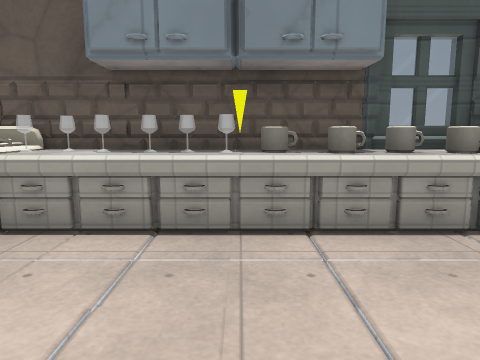
view 1 (above)

17 first-person views from a walk through a 3-D level made in the Godot game engine. The camera is 1.3 m above the floor, tilts 8° down and sees 70° across. The floor is counted in squares, 1 m on a side. Each view is taken from the middle of a square. On the plan, view 1 faces up. The plan holds only what a view shows up to about 15 squares ahead; the rest is blank. Surface patterns are stand-ins for the level's own textures.

view 2
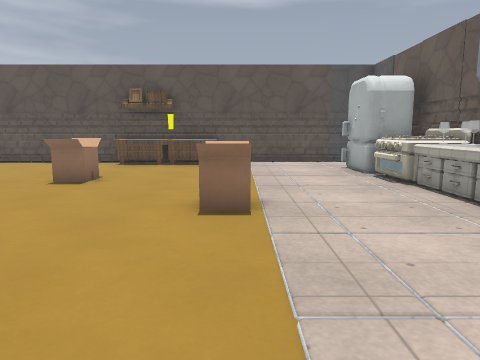

view 3
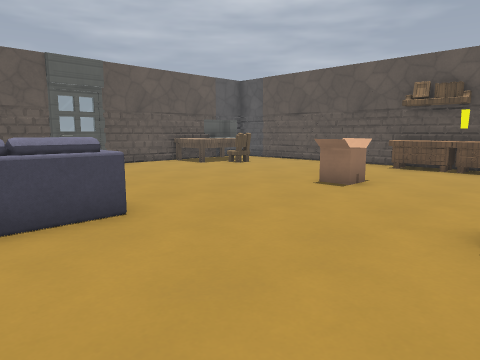

view 4
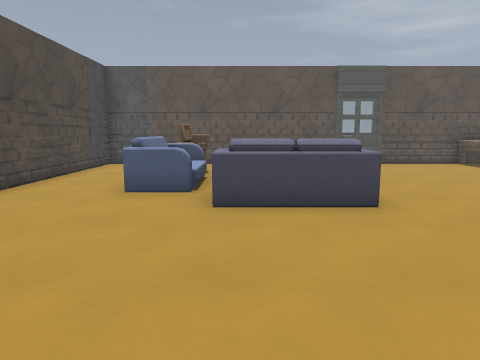

view 5
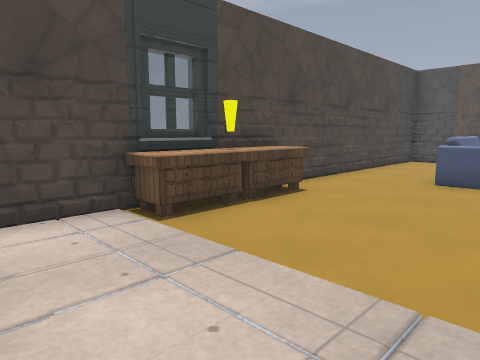

view 6
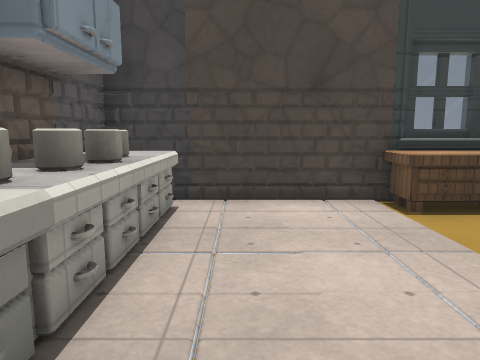

view 7
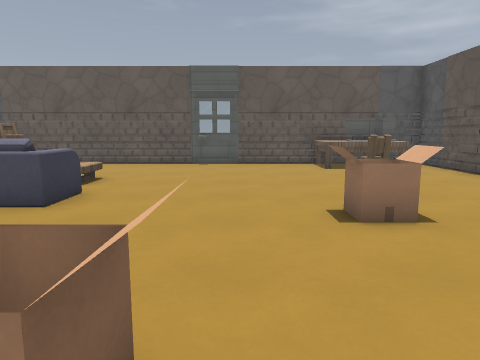

view 8
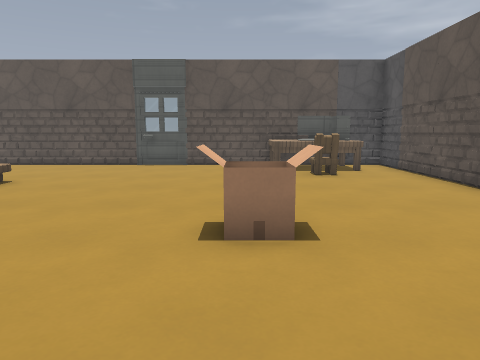

view 9
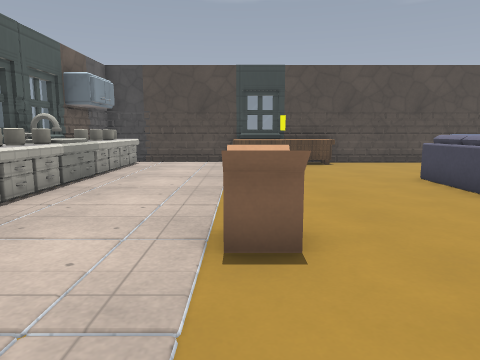

view 10
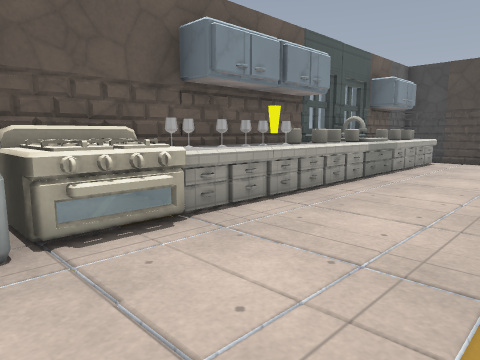

view 11
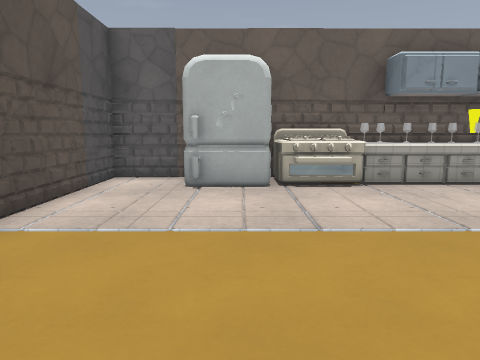

view 12
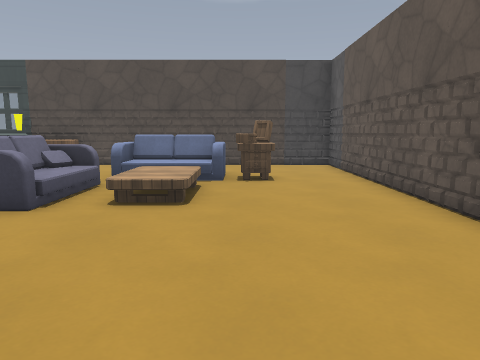

view 13
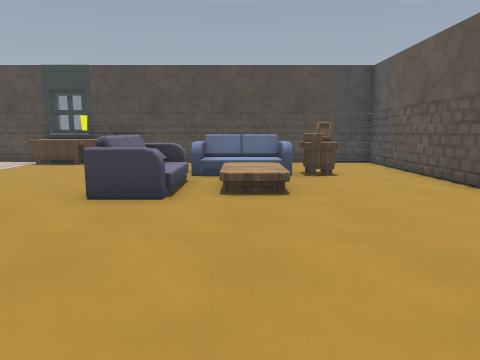

view 14
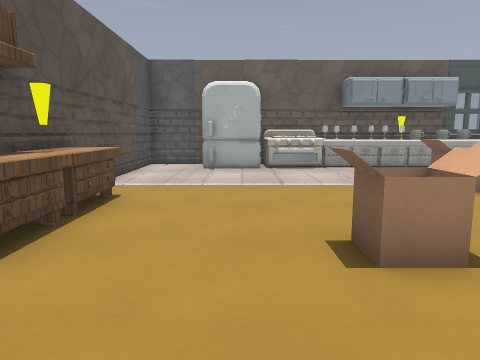

view 15
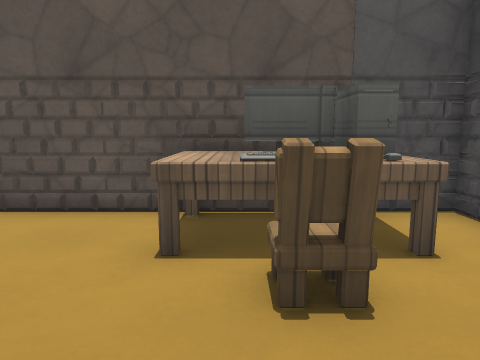

view 16
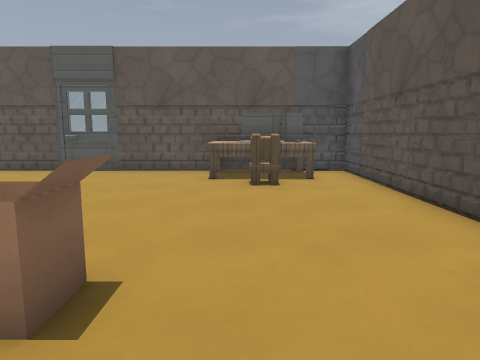

view 17
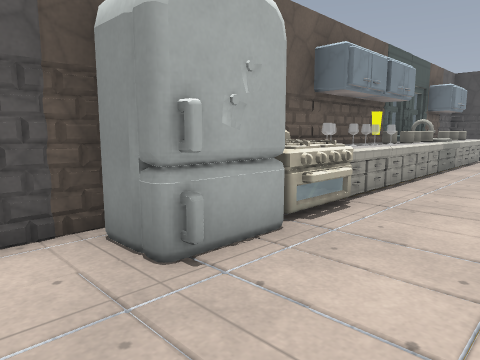

### Floor plan
Key: @ floor where view 1 was taken; # wall or solid block; x gap in a wall; . main floor; : floor 0.5 m higher than the main floor; / step, stairs or slope; ^ raised ledge; S stove; M mug; I sink; F fridge; C cabinet; B box; A sofa; H chair; T table; K keyboard; O other object.
Columns run from 10 left of view 1 to 10 right of it. Each row starts with its distance up from view 1.
  6 #####################
  5 #..# SSS^^MMMMIMMM^^#
  4 #..FFFSS^^^^^MII^M^x#
  3 #...................#
  2 #...................#
  1 #...................#
  0 #........O@........C#
 -1 #C.................C#
 -2 #C.................C#
 -3 #C.................C#
 -4 #C...BB.............#
 -5 #C....B.....AAA.....#
 -6 #...........A  .....#
 -7 #..............AA...#
 -8 #.........../:::A...#
 -9 #...........///AA...#
-10 #..H...........CC...#
-11 #..............CC...#
-12 #.#KKT..............#
-13 #.#TTT..............#
-14 #####################

Positions as (right, up) in squares from view 1, and headings:
1: (0, 0), facing up
2: (5, 0), facing left
3: (4, 0), facing down-left
4: (4, 1), facing down
5: (4, 3), facing down-right
6: (3, 3), facing right
7: (-2, 1), facing down
8: (-4, 0), facing down
9: (-5, 0), facing right
10: (-6, 0), facing up-right
11: (-6, -4), facing up
12: (-4, -10), facing right
13: (-5, -8), facing right
14: (-6, -8), facing up
15: (-6, -8), facing down
16: (-6, -2), facing down
17: (-9, 1), facing up-right
